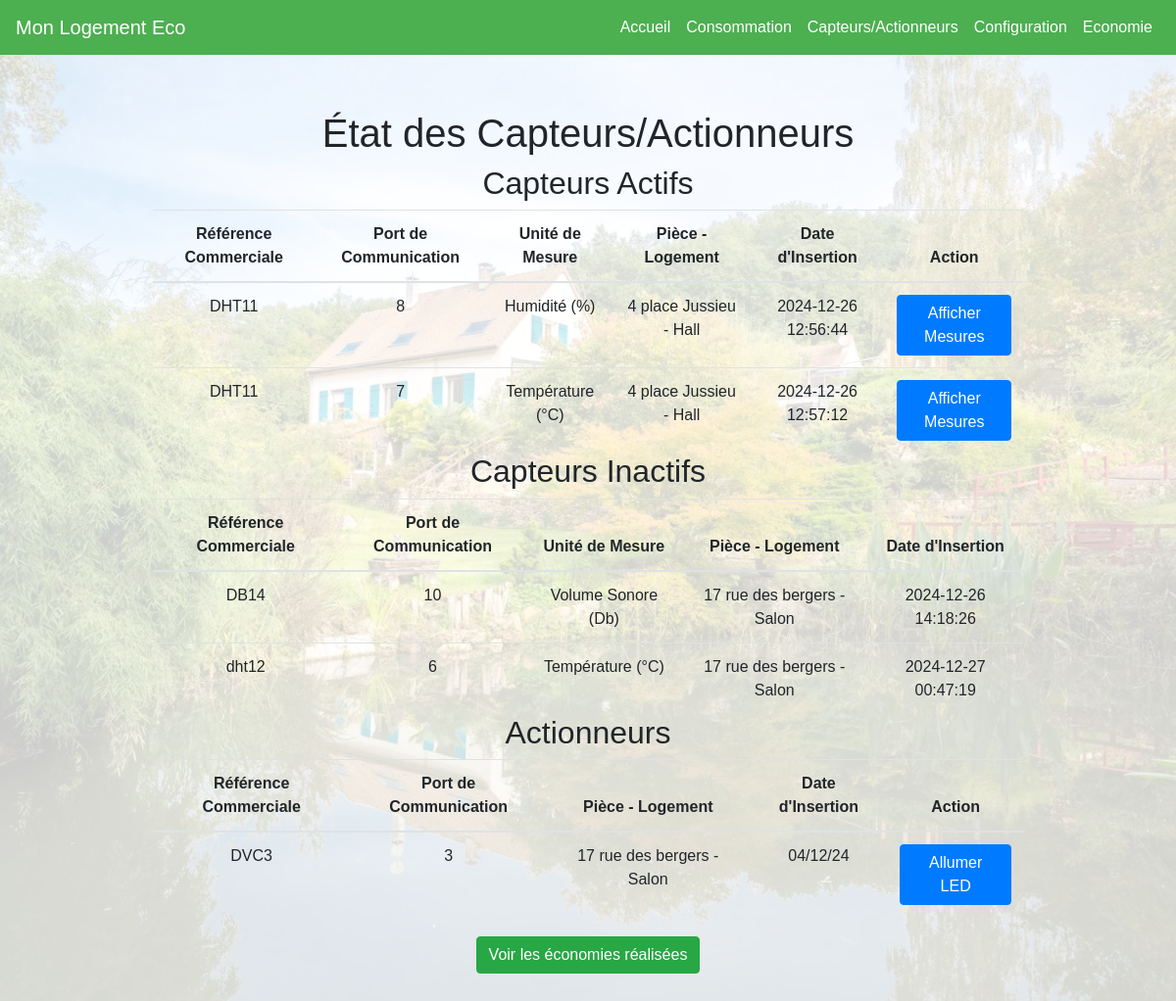
/etatcapteur, run on the app's committed database.
### tables this page shows
CREATE TABLE Capteur (
    id_capteur INTEGER PRIMARY KEY AUTOINCREMENT,   
    ref_commerciale TEXT,
    port_communication TEXT,
    date_insert TEXT,
    id_piece INTEGER,                             
    -- FOREIGN KEY (id_piece) REFERENCES Piece(id_piece),  
    id_type INTEGER,                             
    FOREIGN KEY (id_type) REFERENCES Type_capteur(id_type)  
);

CREATE TABLE Type_capteur (
    id_type INTEGER PRIMARY KEY AUTOINCREMENT, 
    unite_mesure TEXT
);

CREATE TABLE Logement (
    id_loge INTEGER PRIMARY KEY AUTOINCREMENT,  
    adresse TEXT,                               
    numero_tel TEXT,                            
    IP TEXT,                                    
    date_insert TEXT                             
);

CREATE TABLE Piece (
    id_piece INTEGER PRIMARY KEY AUTOINCREMENT,  
    nom TEXT,
    x REAL,
    y REAL,
    z REAL,
    id_loge INTEGER,                             
    FOREIGN KEY (id_loge) REFERENCES Logement(id_loge)  
);

CREATE TABLE Actionneur (id_actionneur INTEGER PRIMARY KEY AUTOINCREMENT, id_piece INTEGER, ref_commerciale TEXT, port_communication INTEGER, date_insert TEXT, id_type INTEGER);

### main.py (the view)
@app.get("/etatcapteur", response_class=HTMLResponse)
async def read_etat_capteur(request: Request):
    capteurs = get_capteurs()
    logements = get_logements()
    pieces = get_pieces_with_logement()
    types_capteurs = get_types_capteurs()
    active_capteurs = get_active_capteurs()
    inactive_capteurs = get_inactive_capteurs()
    actionneurs = get_actionneurs()
    return templates.TemplateResponse("etat_capteur.html", {
        "request": request,
        "capteurs": capteurs,
        "logements": logements,
        "pieces": pieces,
        "types_capteurs": types_capteurs,
        "active_capteurs": active_capteurs,
        "inactive_capteurs": inactive_capteurs,
        "actionneurs": actionneurs
    })

### templates/etat_capteur.html (shortened to what this page needs)
{% extends "base.html" %}
{% block content %}
<h1>État des Capteurs/Actionneurs</h1>
<h2>Capteurs Actifs</h2>
<table class="table">
    <thead>
        <tr>
            <th>Référence Commerciale</th>
            <th>Port de Communication</th>
            <th>Unité de Mesure</th>
            <th>Pièce - Logement</th>
            <th>Date d'Insertion</th>
            <th>Action</th>
        </tr>
    </thead>
    <tbody>
        {% for capteur in active_capteurs %}
        <tr>
            <td>{{ capteur.ref_commerciale }}</td>
            <td>{{ capteur.port_communication }}</td>
            <td>{{ capteur.unite_mesure }}</td>
            <td>{{ capteur.logement_adresse }} - {{ capteur.piece_nom }}</td>
            <td>{{ capteur.date_insert }}</td>
            <td><button class="btn btn-primary" onclick="loadGraph({{ capteur.id_capteur }})">Afficher Mesures</button></td>
        </tr>
        {% endfor %}
    </tbody>
</table>
<h2>Capteurs Inactifs</h2>
<table class="table">
    <thead>
        <tr>
            <th>Référence Commerciale</th>
            <th>Port de Communication</th>
            <th>Unité de Mesure</th>
            <th>Pièce - Logement</th>
            <th>Date d'Insertion</th>
        </tr>
    </thead>
    <tbody>
        {% for capteur in inactive_capteurs %}
        <tr>
            <td>{{ capteur.ref_commerciale }}</td>
            <td>{{ capteur.port_communication }}</td>
            <td>{{ capteur.unite_mesure }}</td>
            <td>{{ capteur.logement_adresse }} - {{ capteur.piece_nom }}</td>
            <td>{{ capteur.date_insert }}</td>
        </tr>
        {% endfor %}
    </tbody>
</table>
<h2>Actionneurs</h2>
<table class="table">
    <thead>
        <tr>
            <th>Référence Commerciale</th>
            <th>Port de Communication</th>
            <th>Pièce - Logement</th>
            <th>Date d'Insertion</th>
            <th>Action</th>
        </tr>
    </thead>
    <tbody>
        {% for actionneur in actionneurs %}
        <tr>
            <td>{{ actionneur.ref_commerciale }}</td>
            <td>{{ actionneur.port_communication }}</td>
            <td>{{ actionneur.logement_adresse }} - {{ actionneur.piece_nom }}</td>
            <td>{{ actionneur.date_insert }}</td>
            <td><button class="btn btn-primary" onclick="allumerLed('{{ actionneur.id }}')">Allumer LED</button></td>
        </tr>
        {% endfor %}
    </tbody>
</table>
<a href="/economie" class="btn btn-success" style="margin-top: 20px;">Voir les économies réalisées</a>
{% endblock %}

### templates/base.html (shortened to what this page needs)
<!DOCTYPE html>
<html lang="en">
<head>
    <link rel="stylesheet" href="https://stackpath.bootstrapcdn.com/bootstrap/4.5.2/css/bootstrap.min.css">
    <link rel="stylesheet" href="/static/css/styles.css">
</head>
<body>
    <header>
        <nav class="navbar navbar-expand-lg custom-navbar">
            <a class="navbar-brand" href="/">Mon Logement Eco</a>
            <div class="collapse navbar-collapse" id="navbarNav">
                <ul class="navbar-nav ml-auto">
                    <li class="nav-item"><a class="nav-link" href="/">Accueil</a></li>
                    <li class="nav-item"><a class="nav-link" href="/consommation">Consommation</a></li>
                    <li class="nav-item"><a class="nav-link" href="/etatcapteur">Capteurs/Actionneurs</a></li>
                    <li class="nav-item"><a class="nav-link" href="/config">Configuration</a></li>
                    <li class="nav-item"><a class="nav-link" href="/economie">Economie</a></li>
                </ul>
            </div>
        </nav>
    </header>
    <main class="container mt-4">
        {% block content %}{% endblock %}
    </main>
</body>
</html>

### static/css/styles.css (style rules this page uses)
body { font-family: Arial, sans-serif; margin: 0; padding: 0; }
header { margin-bottom: 20px; }
main { padding: 2em; text-align: center; }
.custom-navbar { background-color: #4CAF50; }
.custom-navbar .nav-link { color: white; }
.custom-navbar .navbar-brand { color: white; }

### templates/base.html (style rules this page uses)
body { background: url('/static/fond.webp') no-repeat center center fixed; background-size: cover; position: relative; }
body::before { content: ''; position: absolute; top: 0; left: 0; width: 100%; height: 100%; background: rgba(255, 255, 255, 0.8); z-index: -1; }

### templates/etat_capteur.html (style rules this page uses)
.table { width: 80%; margin: auto; }

### data on the page
Capteur: ref_commerciale "DHT11", port_communication "8", unite_mesure "Humidité (%)", logement_adresse "4 place Jussieu", piece_nom "Hall", date_insert "2024-12-26 12:56:44"
Capteur: ref_commerciale "DHT11", port_communication "7", unite_mesure "Température (°C)", logement_adresse "4 place Jussieu", piece_nom "Hall", date_insert "2024-12-26 12:57:12"
Capteur: ref_commerciale "DB14", port_communication "10", unite_mesure "Volume Sonore (Db)", logement_adresse "17 rue des bergers", piece_nom "Salon", date_insert "2024-12-26 14:18:26"
Capteur: ref_commerciale "dht12", port_communication "6", unite_mesure "Température (°C)", logement_adresse "17 rue des bergers", piece_nom "Salon", date_insert "2024-12-27 00:47:19"
Actionneur: ref_commerciale "DVC3", port_communication "3", logement_adresse "17 rue des bergers", piece_nom "Salon", date_insert "04/12/24"
